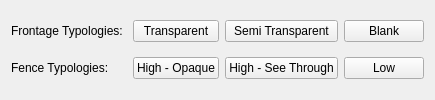
          <widget class="QWidget" name="tab_3">
           <attribute name="title">
            <string>Draw</string>
           </attribute>
           <layout class="QGridLayout" name="gridLayout_4">
            <item row="0" column="2">
             <widget class="QPushButton" name="pushButton_f">
              <property name="text">
               <string>Transparent</string>
              </property>
             </widget>
            </item>
            <item row="0" column="1">
             <widget class="QLabel" name="label_5">
              <property name="sizePolicy">
               <sizepolicy hsizetype="Maximum" vsizetype="Maximum">
                <horstretch>0</horstretch>
                <verstretch>0</verstretch>
               </sizepolicy>
              </property>
              <property name="text">
               <string>Frontage Typologies: </string>
              </property>
             </widget>
            </item>
            <item row="0" column="4">
             <widget class="QPushButton" name="pushButton_h">
              <property name="text">
               <string>Blank</string>
              </property>
             </widget>
            </item>
            <item row="0" column="3">
             <widget class="QPushButton" name="pushButton_g">
              <property name="text">
               <string>Semi Transparent</string>
              </property>
             </widget>
            </item>
            <item row="1" column="1">
             <widget class="QLabel" name="label_6">
              <property name="sizePolicy">
               <sizepolicy hsizetype="Maximum" vsizetype="Maximum">
                <horstretch>0</horstretch>
                <verstretch>0</verstretch>
               </sizepolicy>
              </property>
              <property name="text">
               <string>Fence Typologies:</string>
              </property>
             </widget>
            </item>
            <item row="1" column="3">
             <widget class="QPushButton" name="pushButton_j">
              <property name="text">
               <string>High - See Through</string>
              </property>
             </widget>
            </item>
            <item row="1" column="4">
             <widget class="QPushButton" name="pushButton_k">
              <property name="text">
               <string>Low</string>
              </property>
             </widget>
            </item>
            <item row="1" column="2">
             <widget class="QPushButton" name="pushButton_i">
              <property name="text">
               <string>High - Opaque</string>
              </property>
             </widget>
            </item>
           </layout>
           <zorder>label_5</zorder>
           <zorder>pushButton_f</zorder>
           <zorder>pushButton_h</zorder>
           <zorder>pushButton_g</zorder>
           <zorder>label_6</zorder>
           <zorder>pushButton_i</zorder>
           <zorder>pushButton_j</zorder>
           <zorder>pushButton_k</zorder>
          </widget>
